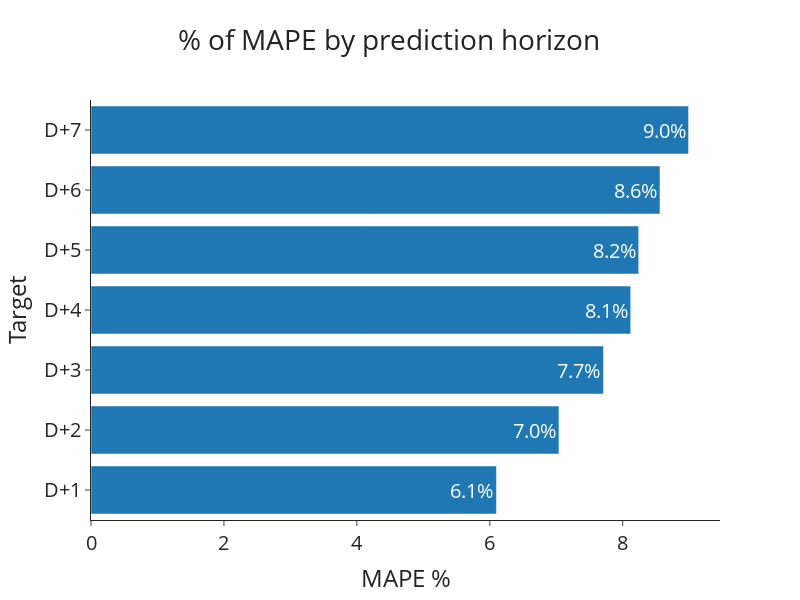

Source (notebook cell):
### Markdown cell above
## Graphs

### Code cell
fig = px.bar(scores_df, y='Target', x='MAPE %', title='% of MAPE by prediction horizon', 
            template='simple_white', width=800, height=600,
            text=[f'{round(i*100,1)}%' for i in scores_df['MAPE']],
            orientation='h')
fig.update_layout(title_x=0.75, font_size=20)
fig.update_traces(textfont_size=20)

### Figure 1 — Plotly figure (JSON) as saved in the notebook; plotly's stock layout.template omitted (floating-point values rounded to 4 significant figures)
{"data": [{"alignmentgroup": "True", "hovertemplate": "MAPE %=%{x}<br>Target=%{y}<br>text=%{text}<extra></extra>", "legendgroup": "", "marker": {"color": "#1F77B4", "pattern": {"shape": ""}}, "name": "", "offsetgroup": "", "orientation": "h", "showlegend": false, "text": ["6.1%", "7.0%", "7.7%", "8.1%", "8.2%", "8.6%", "9.0%"], "textfont": {"size": 20}, "textposition": "auto", "type": "bar", "x": [6.1, 7.04, 7.71, 8.12, 8.24, 8.56, 8.99], "xaxis": "x", "y": ["D+1", "D+2", "D+3", "D+4", "D+5", "D+6", "D+7"], "yaxis": "y"}], "layout": {"barmode": "relative", "font": {"size": 20}, "height": 600, "legend": {"tracegroupgap": 0}, "title": {"text": "% of MAPE by prediction horizon", "x": 0.75}, "width": 800, "xaxis": {"anchor": "y", "domain": [0, 1], "title": {"text": "MAPE %"}}, "yaxis": {"anchor": "x", "domain": [0, 1], "title": {"text": "Target"}}}}
